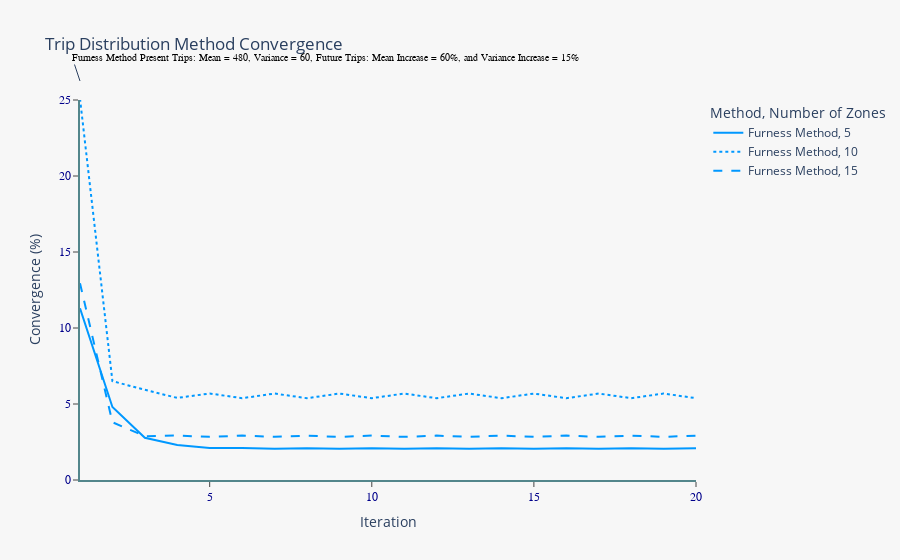

Notebook code for this chart:
### Markdown cell above
##### Dedicated Convergence testing

### Code cell
ded_test(dist_func='FurM', n_zones=[5, 10, 15], test_pre_mean=480, test_pre_var=60, factor_fut_mean=0.6, factor_fut_var=0.15, n_iter=20)

### Figure 1 — Plotly figure (JSON) as saved in the notebook; plotly's stock layout.template omitted (floating-point values rounded to 4 significant figures)
{"data": [{"hovertemplate": "Method=Furness Method<br>Number of Zones=5<br>Iteration=%{x}<br>Convergence (%)=%{y}<extra></extra>", "legendgroup": "Furness Method, 5", "line": {"color": "rgb(0,152,255)", "dash": "solid"}, "marker": {"symbol": "circle"}, "mode": "lines", "name": "Furness Method, 5", "orientation": "v", "showlegend": true, "type": "scatter", "x": [1, 2, 3, 4, 5, 6, 7, 8, 9, 10, 11, 12, 13, 14, 15, 16, 17, 18, 19, 20], "xaxis": "x", "y": [11.3, 4.798, 2.776, 2.296, 2.104, 2.11, 2.055, 2.096, 2.052, 2.094, 2.051, 2.094, 2.051, 2.094, 2.051, 2.094, 2.051, 2.094, 2.051, 2.094], "yaxis": "y"}, {"hovertemplate": "Method=Furness Method<br>Number of Zones=10<br>Iteration=%{x}<br>Convergence (%)=%{y}<extra></extra>", "legendgroup": "Furness Method, 10", "line": {"color": "rgb(0,152,255)", "dash": "dot"}, "marker": {"symbol": "circle"}, "mode": "lines", "name": "Furness Method, 10", "orientation": "v", "showlegend": true, "type": "scatter", "x": [1, 2, 3, 4, 5, 6, 7, 8, 9, 10, 11, 12, 13, 14, 15, 16, 17, 18, 19, 20], "xaxis": "x", "y": [25.09, 6.503, 5.937, 5.399, 5.692, 5.382, 5.687, 5.381, 5.687, 5.381, 5.687, 5.381, 5.687, 5.381, 5.687, 5.381, 5.687, 5.381, 5.687, 5.381], "yaxis": "y"}, {"hovertemplate": "Method=Furness Method<br>Number of Zones=15<br>Iteration=%{x}<br>Convergence (%)=%{y}<extra></extra>", "legendgroup": "Furness Method, 15", "line": {"color": "rgb(0,152,255)", "dash": "dash"}, "marker": {"symbol": "circle"}, "mode": "lines", "name": "Furness Method, 15", "orientation": "v", "showlegend": true, "type": "scatter", "x": [1, 2, 3, 4, 5, 6, 7, 8, 9, 10, 11, 12, 13, 14, 15, 16, 17, 18, 19, 20], "xaxis": "x", "y": [12.94, 3.802, 2.882, 2.924, 2.838, 2.92, 2.837, 2.92, 2.837, 2.92, 2.837, 2.92, 2.837, 2.92, 2.837, 2.92, 2.837, 2.92, 2.837, 2.92], "yaxis": "y"}], "layout": {"annotations": [{"font": {"color": "black", "family": "Nirmala UI", "size": 10}, "text": "Furness Method Present Trips: Mean = 480, Variance = 60, Future Trips: Mean Increase = 60%, and Variance Increase = 15%", "x": 0, "xanchor": "left", "xref": "paper", "y": 1.05, "yanchor": "top", "yref": "paper"}], "legend": {"title": {"text": "Method, Number of Zones"}, "tracegroupgap": 0}, "paper_bgcolor": "#F7F7F7", "plot_bgcolor": "#F7F7F7", "title": {"text": "Trip Distribution Method Convergence"}, "xaxis": {"anchor": "y", "domain": [0, 1], "linecolor": "#53868B", "linewidth": 2, "showgrid": false, "showticklabels": true, "tickfont": {"color": "#00008B", "family": "Nirmala UI", "size": 12}, "ticks": "outside", "title": {"text": "Iteration"}}, "yaxis": {"anchor": "x", "domain": [0, 1], "linecolor": "#53868B", "linewidth": 2, "range": [0, 25], "showgrid": false, "showticklabels": true, "tickfont": {"color": "#00008B", "family": "Nirmala UI", "size": 12}, "ticks": "outside", "title": {"text": "Convergence (%)"}}}}
